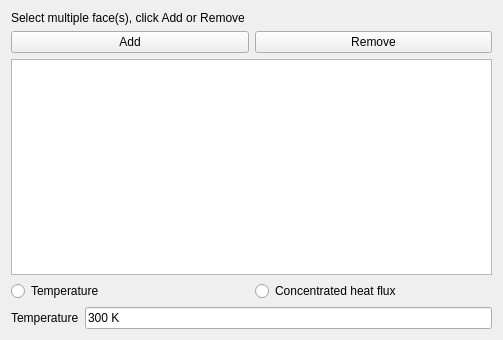
<?xml version="1.0" encoding="UTF-8"?>
<ui version="4.0">
 <class>TaskFemConstraintTemperature</class>
 <widget class="QWidget" name="TaskFemConstraintTemperature">
  <property name="geometry">
   <rect>
    <x>0</x>
    <y>0</y>
    <width>503</width>
    <height>340</height>
   </rect>
  </property>
  <property name="windowTitle">
   <string>Form</string>
  </property>
  <layout class="QVBoxLayout" name="verticalLayout">
   <item>
    <widget class="QLabel" name="lbl_info">
     <property name="text">
      <string>Select multiple face(s), click Add or Remove</string>
     </property>
    </widget>
   </item>
   <item>
    <layout class="QHBoxLayout" name="hLayout1">
     <item>
      <widget class="QPushButton" name="btnAdd">
       <property name="text">
        <string>Add</string>
       </property>
      </widget>
     </item>
     <item>
      <widget class="QPushButton" name="btnRemove">
       <property name="text">
        <string>Remove</string>
       </property>
      </widget>
     </item>
    </layout>
   </item>
   <item>
    <widget class="QListWidget" name="lw_references"/>
   </item>
   <item>
    <layout class="QHBoxLayout" name="horizontalLayout">
     <item>
      <widget class="QRadioButton" name="rb_temperature">
       <property name="text">
        <string>Temperature</string>
       </property>
       <property name="checkable">
        <bool>true</bool>
       </property>
       <property name="checked">
        <bool>false</bool>
       </property>
      </widget>
     </item>
     <item>
      <widget class="QRadioButton" name="rb_cflux">
       <property name="text">
        <string>Concentrated heat flux</string>
       </property>
      </widget>
     </item>
    </layout>
   </item>
   <item>
    <layout class="QHBoxLayout" name="layoutTemperature">
     <item>
      <widget class="QLabel" name="lbl_type">
       <property name="text">
        <string>Temperature</string>
       </property>
      </widget>
     </item>
     <item>
      <widget class="Gui::InputField" name="if_temperature">
       <property name="text">
        <string>300 K</string>
       </property>
       <property name="unit" stdset="0">
        <string notr="true"/>
       </property>
      </widget>
     </item>
    </layout>
   </item>
  </layout>
 </widget>
 <customwidgets>
  <customwidget>
   <class>Gui::InputField</class>
   <extends>QLineEdit</extends>
   <header>Gui/InputField.h</header>
  </customwidget>
 </customwidgets>
 <resources/>
 <connections/>
</ui>
